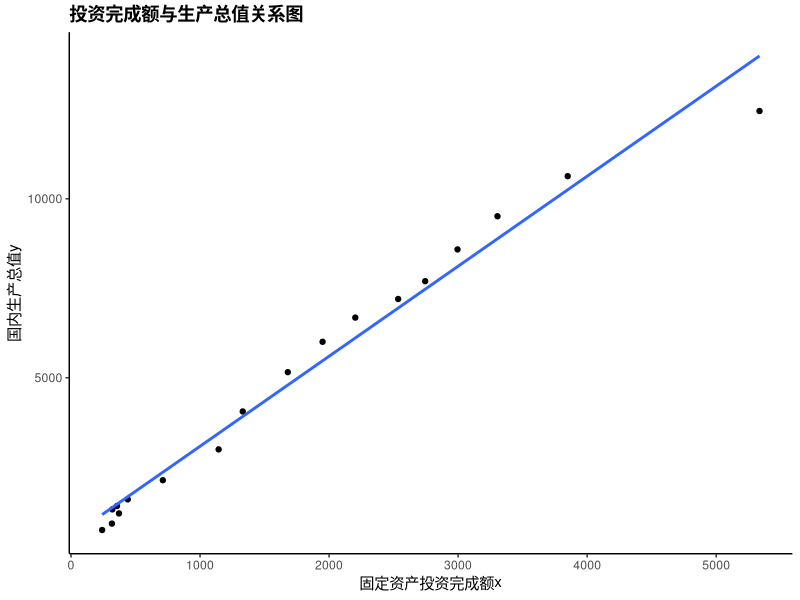
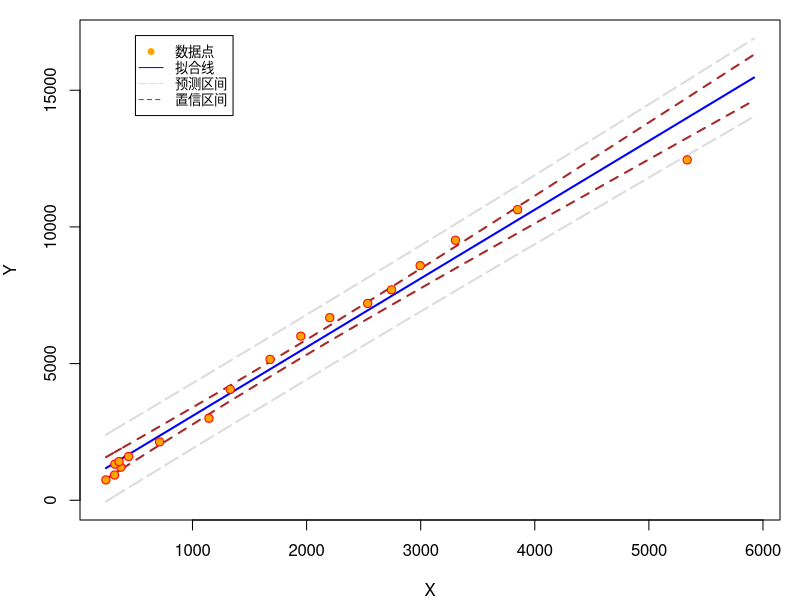

R code for these plots, in order:
library(ggplot2)
library(readxl)



sy1 <- read_xls("sy1-1.xls", sheet = 1)

cor(sy1$固定资产投资完成额x, sy1$国内生产总值y)

ggplot(sy1, aes(固定资产投资完成额x, 国内生产总值y))+geom_point() +
        geom_smooth(method = "lm", se = FALSE)+ 
        theme_classic()+
        labs(title = "投资完成额与生产总值关系图")+
        theme(plot.title = element_text(face = "bold", family = "serif"))


# 回归分析
sy1 <- sy1[, 2:3]
names(sy1) <- c("X", "Y")
lm.sol <- lm(formula = Y~1+X, data = sy1)
summary(lm.sol)

# 预测
vec <- append(sy1$X, 5922)
new <- data.frame(X=vec)
pp <- predict(lm.sol, new, interval = "prediction")
pc <- predict(lm.sol, new, interval = "confidence")
par(mai = c(0.8,0.8,0.2,0.2))

matplot(new$X, cbind(pp,pc[,-1]), type = "l",xlab = "X", ylab = "Y", 
        lty = c(1,5,5,2,2),
        col = c("blue", "Gainsboro", "Gainsboro","brown", "brown"), lwd = 2)
points(sy1$X, sy1$Y, cex = 1.1, pch = 21, col = "red", bg = "orange")
legend(500,17000,
       c("数据点", "拟合线","预测区间","置信区间"),
       cex = 0.8,
       pch = c(19, NA, NA, NA), lty = c(NA, 1,5, 2),
       col = c("orange", "blue", "Gainsboro", "brown")
)
